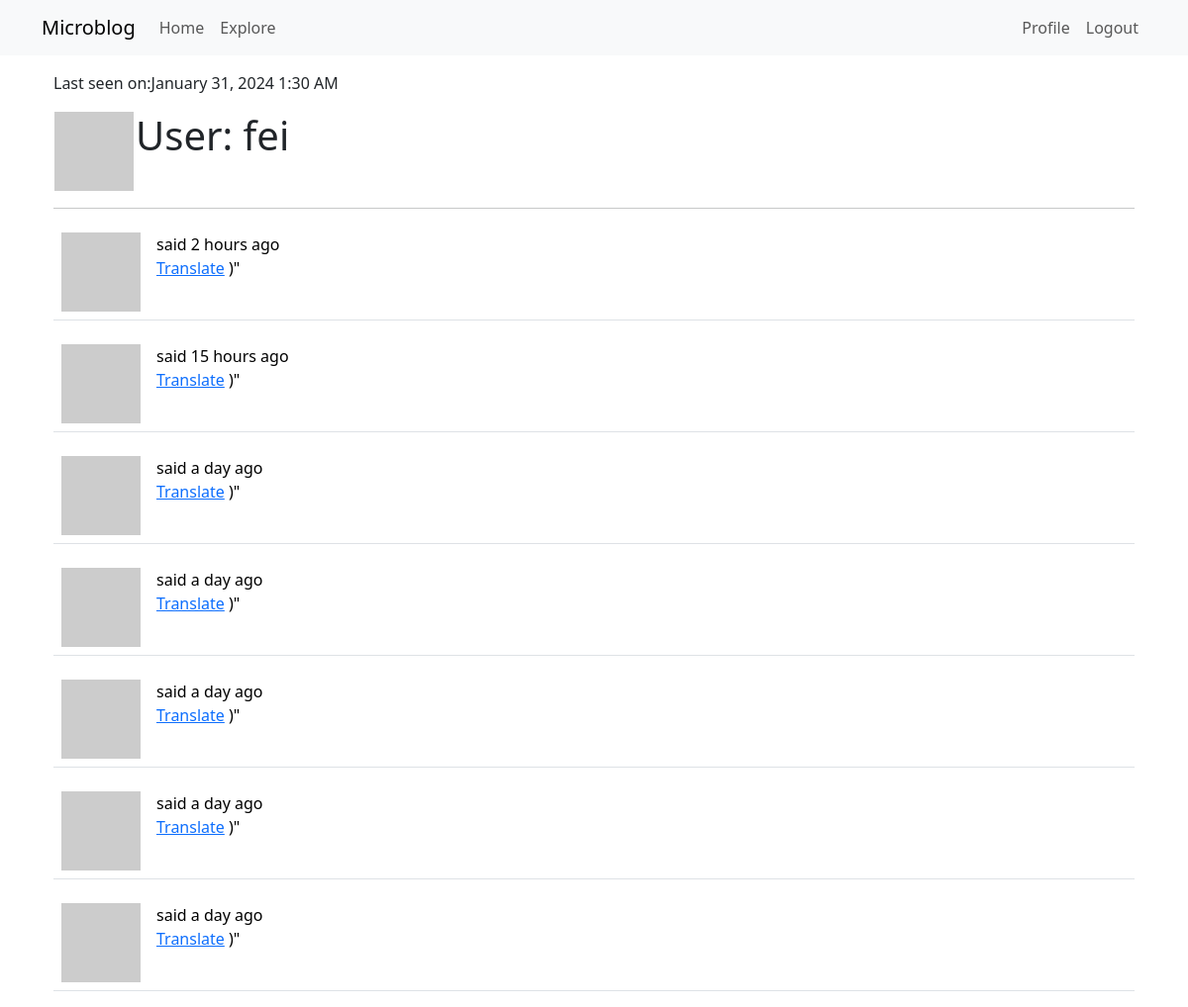
/user/fei (signed in), run on an earlier commit of the app's database.
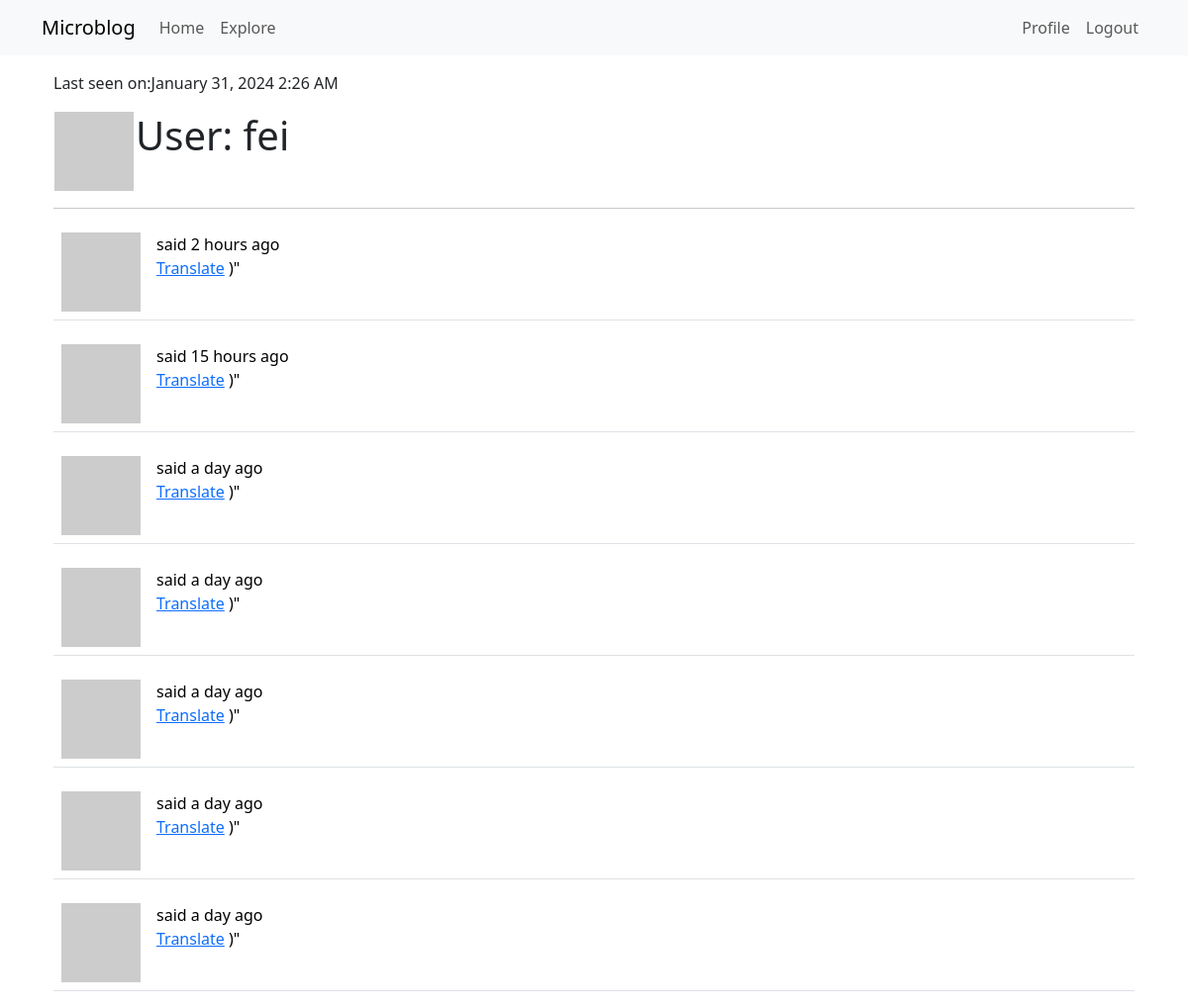
And on a later commit of the database.
### app/models.py (models this page shows, shortened)
class User(UserMixin,db.Model):
    id = db.Column(db.Integer, primary_key=True)
    username = db.Column(db.String(64), index=True, unique=True)
    email = db.Column(db.String(120), index=True, unique=True)
    password_hash = db.Column(db.String(128))
    posts = db.relationship('Post', backref='author', lazy='dynamic')
    about_me = db.Column(db.String(255))
    last_seen = db.Column(db.DateTime, default=datetime.utcnow)
    followed = db.relationship(
        'User', secondary=followers,
        primaryjoin=(followers.c.follower_id == id),
        secondaryjoin=(followers.c.followed_id == id),
        backref=db.backref('followers', lazy='dynamic'), lazy='dynamic')
    def avatar(self, size):
        digest = md5(self.email.lower().encode('utf-8')).hexdigest()
        return ('https://www.gravatar.com/avatar/{}?d=identicon&s=\
                {}'.format(digest,size))
    def followed_posts(self):
        followed = Post.query.join(
            followers, (followers.c.followed_id == Post.user_id)).filter(
                followers.c.follower_id == self.id)
        own = Post.query.filter_by(user_id=self.id)
        return followed.union(own).order_by(Post.timestamp.desc())

class Post(db.Model):
    id = db.Column(db.Integer, primary_key=True)
    body = db.Column(db.String(140))
    timestamp = db.Column(db.DateTime, index=True, default=datetime.utcnow)
    user_id = db.Column(db.Integer, db.ForeignKey('user.id'))
    language = db.Column(db.String(5))

### app/routes.py (the view)
@app.route('/user/<username>')
@login_required
def user(username):
    user = User.query.filter_by(username=username).first_or_404()
    page = request.args.get('page', 1, type=int)
    posts = current_user.followed_posts().paginate(page=page,
                                                   per_page=app.config['POSTS_PER_PAGE'], error_out=False)
    next_url = url_for('index', page=posts.next_num) \
        if posts.has_next else None
    prev_url = url_for('index', page=posts.prev_num) \
        if posts.has_prev else None
    return render_template('user.html', title='User', user=user,
                           posts=posts.items, next_url=next_url, prev_url=prev_url)

### app/__init__.py (called while the page is built)
def get_locale():
    return 'zh_cn'

### app/models.py (called while the page is built)
@login.user_loader
def load_user(id):
    return User.query.get(int(id))

### app/routes.py (called while the page is built)
@app.before_request
def before_request():
    if current_user.is_authenticated:
        current_user.last_seen = datetime.utcnow()
        db.session.commit()

@app.before_request
def before_request():
    g.locale = str(get_locale())

### app/templates/user.html (shortened to what this page needs)
{% extends "base.html" %}
{% block app_content %}
    <table>
        <tr valign="top">
            <td><img src="{{ user.avatar(128) }}"></td>
            <td><h1>User: {{ user.username }}</h1></td>
            {% if user.last_seen %}
            <p>Last seen on:{{ moment(user.last_seen).format('LLL') }}</p>
            {% endif %}
        </tr>
    </table>
    <hr>
    {% for post in posts %}
        {% include '_post.html' %}
    {% endfor %}
{% endblock %}

### app/templates/base.html (shortened to what this page needs)
{% extends 'bootstrap/base.html' %}
{% block content %}
    <div class="container">
        {% block app_content %}{% endblock %}
    </div>
{% endblock %}

### app/templates/_post.html (shortened to what this page needs)
    <table class="table table-hover">
        <tr>
            <td width="70px">
                <a href="{{ url_for('user', username=post.author.username) }}">
                    <img src="{{ post.author.avatar(70) }}" />
                </a>
            </td>
            <td>
                {{ _('%(username)s said %(when)s',
                        username=user_link,when=moment(post.timestamp).fromNow()) }}
                <br>
                <span id="translation{{ post.id }}">
                    <a href="javascript:translate(
                        '#post{{ post.id }}',
                        '#translation{{ post.id }}',
                        '{{ post.langage }}',
                        '{{ g.locale }}');">{{ _('Translate') }}</a>
                        )"
                </span>
            </td>
        </tr>
    </table>

What changed in the data, as far as the page shows it:
changed User "fei": last_seen "January 31, 2024 1:30 AM" → "January 31, 2024 2:26 AM"
